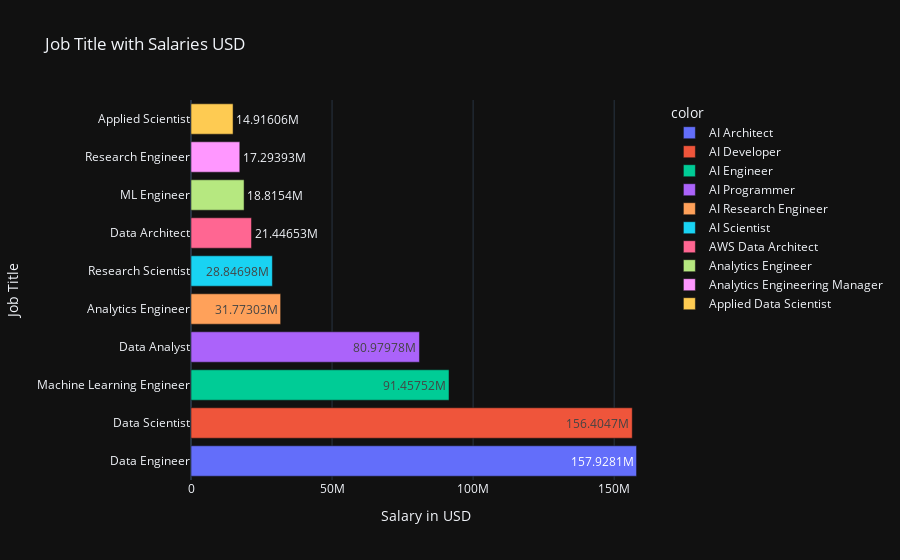

Notebook code cell kept with this figure:
### Code cell
df_job_title_USD = dataset2.groupby('job_title')['salary_in_usd'].sum()

print(f"Top Year for Number of Employees '{df_job_title_USD.idxmax()}' with Salary '{df_job_title_USD.max()}'")
print(f"Least Year for Number of Employees '{df_job_title_USD.idxmin()}' with Salary '{df_job_title_USD.min()}'")

iplot(px.bar(df_job_title_USD.sort_values(ascending=False)[:10],
             orientation='h',
             labels={'value':'Salary in USD','job_title':'Job Title'},
             title='Job Title with Salaries USD',
             template='plotly_dark',
             color=df_job_title_USD.index[:10],
             text_auto=True
))

### Figure 1 — Plotly figure (JSON) as saved in the notebook; plotly's stock layout.template omitted (floating-point values rounded to 4 significant figures)
{"data": [{"hovertemplate": "color=AI Architect<br>Salary in USD=%{x}<br>Job Title=%{y}<extra></extra>", "legendgroup": "AI Architect", "marker": {"color": "#636efa", "pattern": {"shape": ""}}, "name": "AI Architect", "orientation": "h", "showlegend": true, "textposition": "auto", "texttemplate": "%{x}", "type": "bar", "x": [157928139], "xaxis": "x", "y": ["Data Engineer"], "yaxis": "y"}, {"hovertemplate": "color=AI Developer<br>Salary in USD=%{x}<br>Job Title=%{y}<extra></extra>", "legendgroup": "AI Developer", "marker": {"color": "#EF553B", "pattern": {"shape": ""}}, "name": "AI Developer", "orientation": "h", "showlegend": true, "textposition": "auto", "texttemplate": "%{x}", "type": "bar", "x": [156404671], "xaxis": "x", "y": ["Data Scientist"], "yaxis": "y"}, {"hovertemplate": "color=AI Engineer<br>Salary in USD=%{x}<br>Job Title=%{y}<extra></extra>", "legendgroup": "AI Engineer", "marker": {"color": "#00cc96", "pattern": {"shape": ""}}, "name": "AI Engineer", "orientation": "h", "showlegend": true, "textposition": "auto", "texttemplate": "%{x}", "type": "bar", "x": [91457519], "xaxis": "x", "y": ["Machine Learning Engineer"], "yaxis": "y"}, {"hovertemplate": "color=AI Programmer<br>Salary in USD=%{x}<br>Job Title=%{y}<extra></extra>", "legendgroup": "AI Programmer", "marker": {"color": "#ab63fa", "pattern": {"shape": ""}}, "name": "AI Programmer", "orientation": "h", "showlegend": true, "textposition": "auto", "texttemplate": "%{x}", "type": "bar", "x": [80979778], "xaxis": "x", "y": ["Data Analyst"], "yaxis": "y"}, {"hovertemplate": "color=AI Research Engineer<br>Salary in USD=%{x}<br>Job Title=%{y}<extra></extra>", "legendgroup": "AI Research Engineer", "marker": {"color": "#FFA15A", "pattern": {"shape": ""}}, "name": "AI Research Engineer", "orientation": "h", "showlegend": true, "textposition": "auto", "texttemplate": "%{x}", "type": "bar", "x": [31773034], "xaxis": "x", "y": ["Analytics Engineer"], "yaxis": "y"}, {"hovertemplate": "color=AI Scientist<br>Salary in USD=%{x}<br>Job Title=%{y}<extra></extra>", "legendgroup": "AI Scientist", "marker": {"color": "#19d3f3", "pattern": {"shape": ""}}, "name": "AI Scientist", "orientation": "h", "showlegend": true, "textposition": "auto", "texttemplate": "%{x}", "type": "bar", "x": [28846982], "xaxis": "x", "y": ["Research Scientist"], "yaxis": "y"}, {"hovertemplate": "color=AWS Data Architect<br>Salary in USD=%{x}<br>Job Title=%{y}<extra></extra>", "legendgroup": "AWS Data Architect", "marker": {"color": "#FF6692", "pattern": {"shape": ""}}, "name": "AWS Data Architect", "orientation": "h", "showlegend": true, "textposition": "auto", "texttemplate": "%{x}", "type": "bar", "x": [21446529], "xaxis": "x", "y": ["Data Architect"], "yaxis": "y"}, {"hovertemplate": "color=Analytics Engineer<br>Salary in USD=%{x}<br>Job Title=%{y}<extra></extra>", "legendgroup": "Analytics Engineer", "marker": {"color": "#B6E880", "pattern": {"shape": ""}}, "name": "Analytics Engineer", "orientation": "h", "showlegend": true, "textposition": "auto", "texttemplate": "%{x}", "type": "bar", "x": [18815403], "xaxis": "x", "y": ["ML Engineer"], "yaxis": "y"}, {"hovertemplate": "color=Analytics Engineering Manager<br>Salary in USD=%{x}<br>Job Title=%{y}<extra></extra>", "legendgroup": "Analytics Engineering Manager", "marker": {"color": "#FF97FF", "pattern": {"shape": ""}}, "name": "Analytics Engineering Manager", "orientation": "h", "showlegend": true, "textposition": "auto", "texttemplate": "%{x}", "type": "bar", "x": [17293934], "xaxis": "x", "y": ["Research Engineer"], "yaxis": "y"}, {"hovertemplate": "color=Applied Data Scientist<br>Salary in USD=%{x}<br>Job Title=%{y}<extra></extra>", "legendgroup": "Applied Data Scientist", "marker": {"color": "#FECB52", "pattern": {"shape": ""}}, "name": "Applied Data Scientist", "orientation": "h", "showlegend": true, "textposition": "auto", "texttemplate": "%{x}", "type": "bar", "x": [14916057], "xaxis": "x", "y": ["Applied Scientist"], "yaxis": "y"}], "layout": {"barmode": "relative", "legend": {"title": {"text": "color"}, "tracegroupgap": 0}, "title": {"text": "Job Title with Salaries USD"}, "xaxis": {"anchor": "y", "domain": [0, 1], "title": {"text": "Salary in USD"}}, "yaxis": {"anchor": "x", "domain": [0, 1], "title": {"text": "Job Title"}}}}
